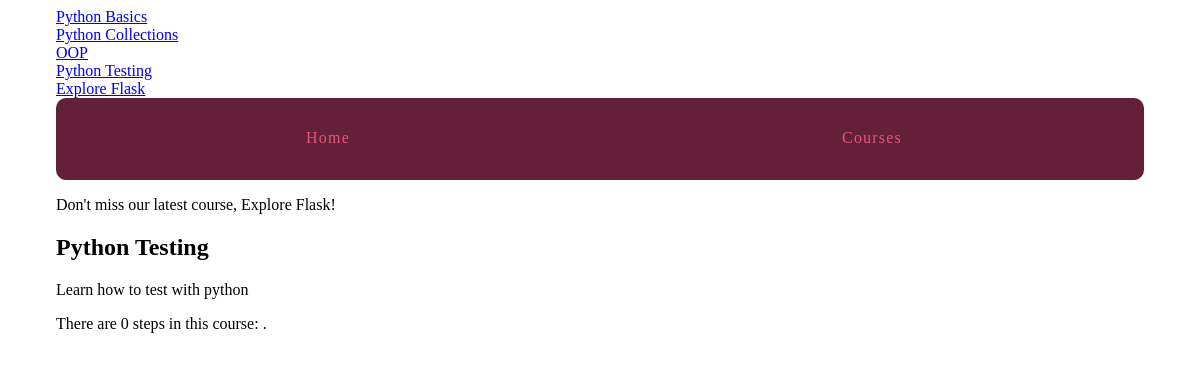
Before: /courses/5/ with the older database file.
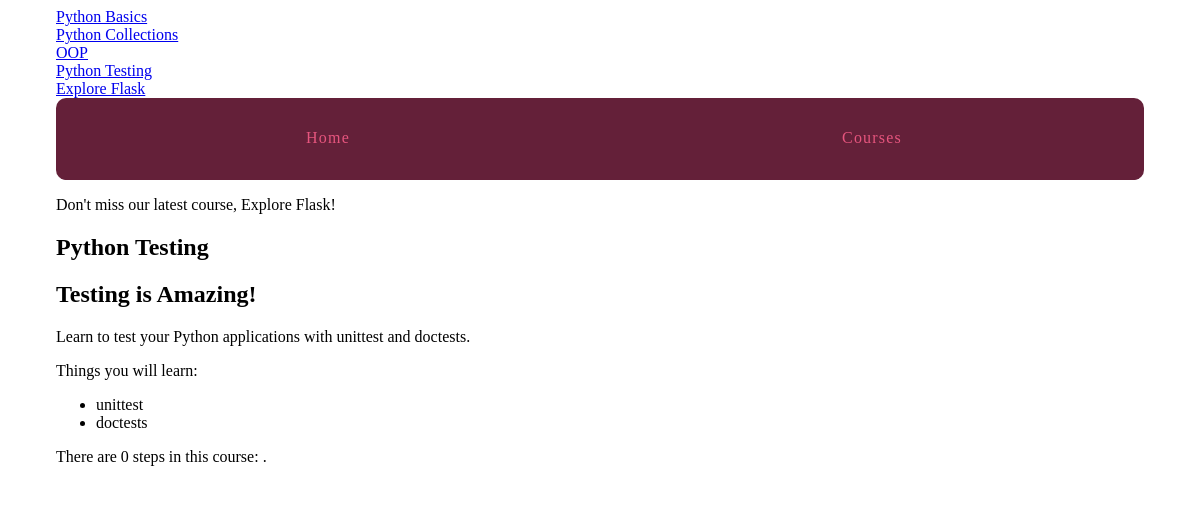
After: the same page with the newer database file.
### courses/models.py (models this page shows)
class Course(models.Model):
    created_at = models.DateTimeField(auto_now_add=True)
    title = models.CharField(max_length=255)
    description = models.TextField()
    def __str__(self):
        return self.title

### courses/views.py (the view)
# urls.py: re_path(r'(?P<pk>\d+)/$', views.course_detail, name='detail')
def course_detail(request, pk):
    course = get_object_or_404(Course, pk=pk)
    return render(request, 'courses/course_detail.html', {'course': course})

### courses/templatetags/course_extras.py (called while the page is built)
@register.simple_tag
def newest_course():
    return Course.objects.latest('created_at')

@register.inclusion_tag('courses/course_nav.html')
def nav_courses_list():
    courses = Course.objects.all()
    return {'courses': courses}

@register.filter('markdown_to_html')
def markdown_to_html(markdown_text):
    html_body = markdown2.markdown(markdown_text)
    return mark_safe(html_body)

### courses/templates/courses/course_detail.html (shortened to what this page needs)
{% extends "layout.html" %}
{% load humanize course_extras%}
{% block content %}
<article>
    <h2>{{ course.title }}</h2>
    {{ course.description|markdown_to_html }}
    <p>There are {{ course.step_set.count|apnumber }} step{{ course.step_set.count|pluralize }} in this course: {{ course.step_set.all|join:", " }}. </p>
</article>
{% endblock %}

### courses/templates/courses/course_nav.html
{% for course in courses %}
<div><a href="{% url 'courses:detail' pk=course.pk %}">{{ course.title }}</a></div>
{% endfor %}

Changed rows visible on the page:
changed Course "Python Testing": description "Learn how to test with python" → "Testing is Amazing! Learn to test your Python applications with unittest and doctests. Things you will learn: unittest doctests"
